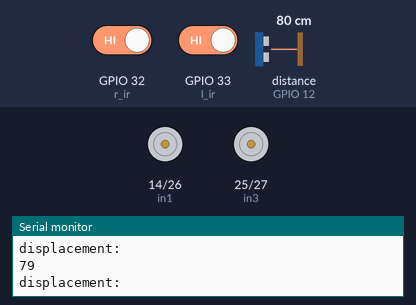
Simulated run of this sketch. Board: ESP32. Parts: motor-driver pin pairs drawn as motors (green arrow = first pin HIGH = forward, orange = second pin HIGH = backward, longer = more drive), the last lines printed to the serial monitor. Wiring (inferred from the names in the program): ultrasonic range finder: trigger GPIO 13; echo GPIO 12. The inputs (shaded band) are chosen by the test bench; at power-on: distance to the obstacle (sensor on GPIO 12) 80 cm, GPIO 32 (r_ir) HIGH, GPIO 33 (l_ir) HIGH. The echo pulse lasts 58.3 µs per cm.

Above: at 1.2 s.
1.3 s: distance to the obstacle (sensor on GPIO 12) set to 33 cm
4.3 s: distance to the obstacle (sensor on GPIO 12) set to 29 cm
At 4.49 s:
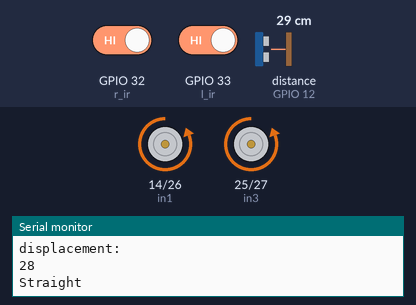
7.3 s: GPIO 32 (r_ir) driven LOW
At 7.48 s:
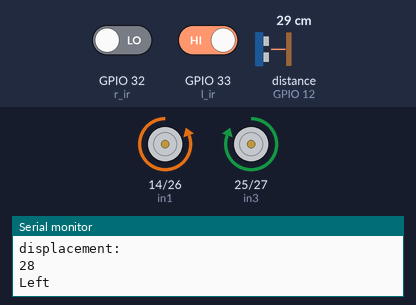
10.3 s: GPIO 33 (l_ir) driven LOW
At 10.7 s:
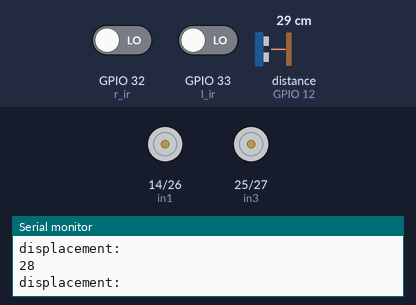
13.3 s: GPIO 32 (r_ir) driven HIGH
At 13.47 s:
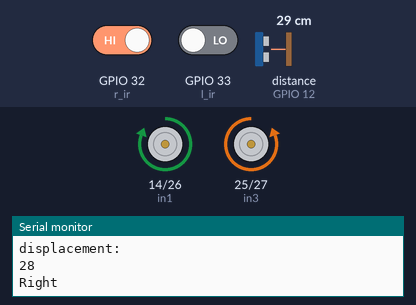
16.3 s: GPIO 33 (l_ir) driven HIGH
At 16.45 s:
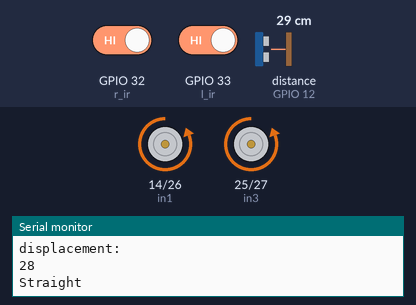
Timing chart, 0 to 19.3 s (numbered marks = the images above; inputs shaded):
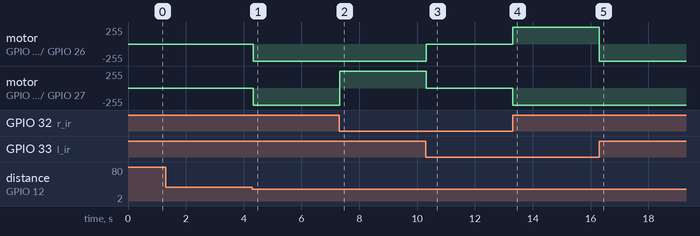

Measured:
- the behaviour switches between 32 and 31 cm on distance to the obstacle (sensor on GPIO 12) (found by bisection; images 0 and 1)
- after the input at 4.3 s, motor on GPIO 14 (in1) / GPIO 26 (in2), motor on GPIO 25 (in3) / GPIO 27 (in4): stopped → backward 255/255 at once
- after the input at 7.3 s, motor on GPIO 25 (in3) / GPIO 27 (in4): backward 255/255 → forward 255/255 at once
- after the input at 10.3 s, motor on GPIO 14 (in1) / GPIO 26 (in2): backward 255/255 → stopped after 0.01 s instead of 3.0 s; motor on GPIO 25 (in3) / GPIO 27 (in4): forward 255/255 → stopped after 0.01 s instead of 3.0 s
- after the input at 13.3 s, motor on GPIO 14 (in1) / GPIO 26 (in2): stopped → forward 255/255 at once; motor on GPIO 25 (in3) / GPIO 27 (in4): stopped → backward 255/255 at once
- after the input at 16.3 s, motor on GPIO 14 (in1) / GPIO 26 (in2): forward 255/255 → backward 255/255 at once

The sketch:

Final_Project.ino
```cpp
#define trig 13 // trig in ultrasonic sensor is used to trigger the pulse
#define echo 12 //  echo in ultrasonic sensor is used to recieve the pulse and record it

#define l_ir 33 // Left IR sensor is used to move Car in left Direction
#define r_ir 32 // Right IR sensor is used to move Car in Right Direction

#define in1 14 // Tire 1
#define in2 26 // Tire 2
#define in3 25 // Tire 3
#define in4 27 // Tire 4

long time1; // time used in ultrasonic sensor
int displacement; // Distance between ultrasonic Sensor and a object infront of it

int left_val; // Value produced by left IR sensor
int right_val; // Value produced by Right IR sensor

void setup() {
  Serial.begin(9600);
  pinMode(trig, OUTPUT);
  pinMode(echo, INPUT);

  pinMode(l_ir, INPUT);
  pinMode(r_ir, INPUT);

  pinMode(in1, OUTPUT);
  pinMode(in2, OUTPUT);
  pinMode(in3, OUTPUT);
  pinMode(in4, OUTPUT);
}

void loop() {
  displacement = calc_displacement();
  left_val = digitalRead(l_ir);
  right_val = digitalRead(r_ir);

  if (displacement < 10){
    stop();
  }

  else if(displacement <= 30 && displacement >= 10 && left_val == 1 && right_val == 1){
    straight();
  }

  else if(left_val == 0 && right_val == 1){
    right();
  }

  else if(right_val == 0 && left_val == 1){
    left();
  }
  off();
}

int calc_displacement(){
  digitalWrite(trig, LOW);
  delayMicroseconds(2);
  digitalWrite(trig, HIGH);
  delayMicroseconds(10);
  digitalWrite(trig, LOW);

  time1= pulseIn(echo, HIGH);

  displacement = time1* 0.034 / 2;

  Serial.println("displacement: ");
  Serial.println(displacement);

  return displacement;
}

// Straight Function Used to move car in Straight Direction
void straight(){
  digitalWrite(in1, LOW);
  digitalWrite(in3, LOW);
  digitalWrite(in2, HIGH);
  digitalWrite(in4, HIGH);
  Serial.println("Straight");
  delay(50);
}
// Moves Left in Direction
void left(){
  digitalWrite(in1, LOW);
  digitalWrite(in3, HIGH);
  digitalWrite(in2, HIGH);
  digitalWrite(in4, LOW);
  Serial.println("Left");
  delay(50);
}
// Moves Left in Direction
void right(){
  digitalWrite(in1, HIGH);
  digitalWrite(in3, LOW);
  digitalWrite(in2, LOW);
  digitalWrite(in4, HIGH);
  Serial.println("Right");
  delay(50);
}
// Car Is being Stopped Because
void stop(){
  digitalWrite(in1, LOW);
  digitalWrite(in3, LOW);
  digitalWrite(in2, LOW);
  digitalWrite(in4, LOW);
  Serial.println("Stop");
}
// Car Is being Stopped if none of sensor is been bepped
void off(){
  digitalWrite(in1, LOW);
  digitalWrite(in3, LOW);
  digitalWrite(in2, LOW);
  digitalWrite(in4, LOW);
}
```
